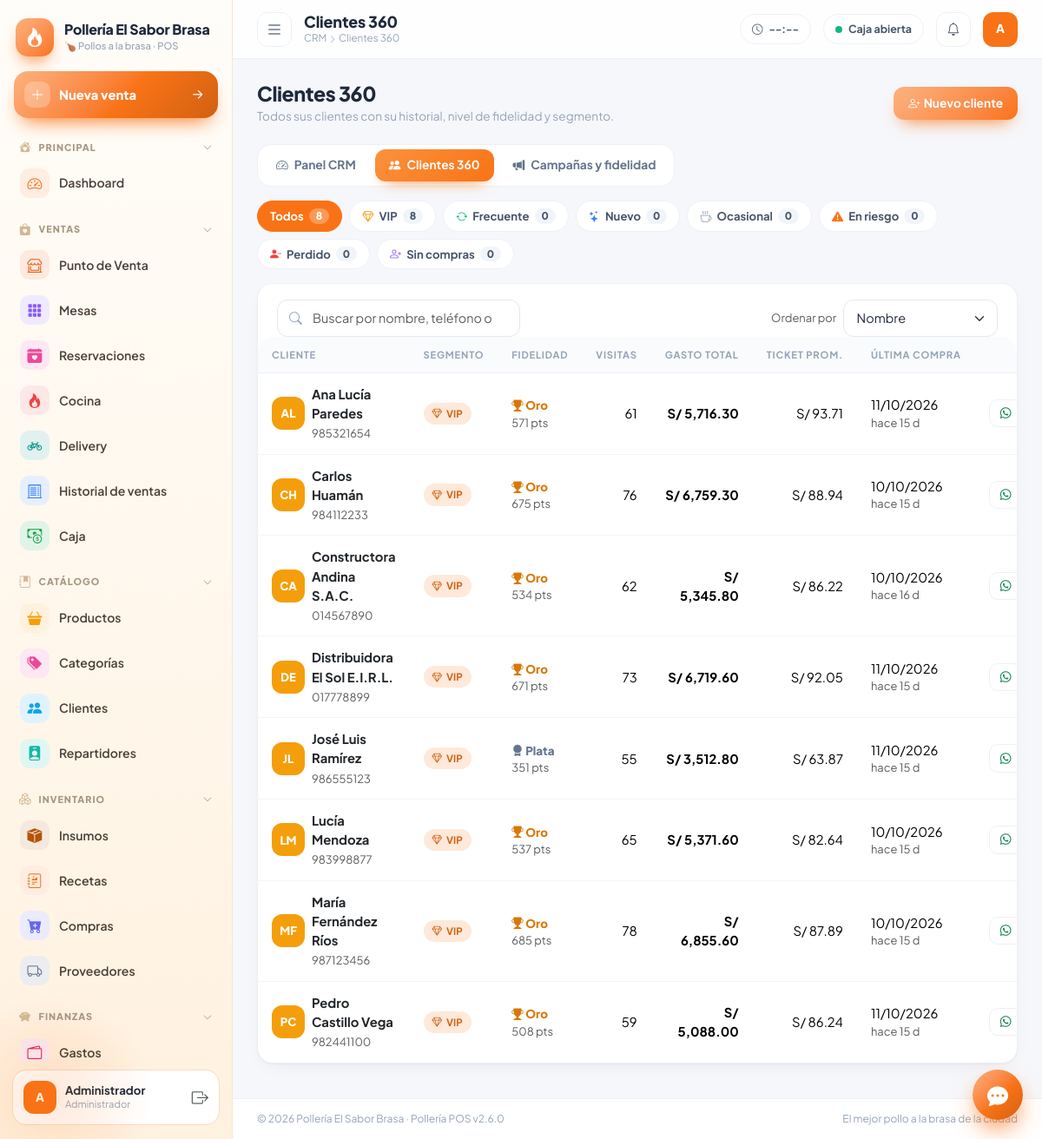
The page /index.php?r=crm/clientes (signed in) on the database its author committed.
### tables this page shows
CREATE TABLE IF NOT EXISTS `clientes` (
  `id` int unsigned NOT NULL AUTO_INCREMENT,
  `tipo_doc` varchar(10) NOT NULL DEFAULT 'DNI',
  `documento` varchar(20) DEFAULT NULL,
  `nombre` varchar(150) NOT NULL,
  `telefono` varchar(30) DEFAULT NULL,
  `email` varchar(120) DEFAULT NULL,
  `direccion` varchar(200) DEFAULT NULL,
  `referencia` varchar(200) DEFAULT NULL,
  `estado` tinyint(1) NOT NULL DEFAULT '1',
  `created_at` timestamp NOT NULL DEFAULT CURRENT_TIMESTAMP,
  `fecha_nacimiento` date DEFAULT NULL,
  `etiquetas` varchar(200) DEFAULT NULL,
  `acepta_marketing` tinyint(1) NOT NULL DEFAULT '1',
  PRIMARY KEY (`id`),
  KEY `idx_cli_doc` (`documento`)
);

### core/Controller.php (called while the page is built, shortened)
<?php
abstract class Controller
{
    protected string $module = '';
    protected function view(string $view, array $data = [], string $layout = 'layouts/main'): void
    {
        $data += ['title' => APP_NAME, 'module' => $this->module, 'useCharts' => false];
        extract($data, EXTR_SKIP);
        require BASE_PATH . '/app/views/' . $view . '.php';
    }
}

### app/controllers/CrmController.php (called while the page is built, shortened)
<?php
class CrmController extends Controller
{
    public function clientesAction(): void
    {
        $cl = Crm::clientes();
        $seg = array_fill_keys(array_keys(Crm::SEG), 0);
        foreach ($cl as $c) $seg[$c['seg']]++;
        $this->view('crm/clientes', ['scripts' => ['js/crm.js'],'title' => 'Clientes 360', 'tab' => 'clientes', 'rows' => array_slice($cl, 0, 1500), 'seg' => $seg, 'total' => count($cl), 'filtro' => (string)($_GET['seg'] ?? '')]);
    }
}

### index.php (called while the page is built, shortened)
<?php
$route = $_GET['r'] ?? '';
$parts = explode('/', $route);
$act  = $parts[1] ?? 'index';
$obj = new $class();
$method = $act . 'Action';
try {
    $obj->$method();
} catch (Throwable $e) {
    http_response_code(500);
    if (is_ajax()) {
        header('Content-Type: application/json; charset=utf-8');
        echo json_encode(['ok' => false, 'msg' => APP_DEBUG ? $e->getMessage() : 'Error interno']);
    } else {
        echo '<pre style="padding:20px;font-family:monospace">' . (APP_DEBUG ? e($e->getMessage() . "\n" . $e->getFile() . ':' . $e->getLine()) : 'Error interno del servidor') . '</pre>';
    }
}

### core/DB.php (called while the page is built, shortened)
<?php
class DB
{
    private static ?PDO $pdo = null;
    public static function pdo(): PDO
    {
        if (self::$pdo === null) {
            $dsn = 'mysql:host=' . DB_HOST . ';port=' . DB_PORT . ';dbname=' . DB_NAME . ';charset=utf8mb4';
            self::$pdo = new PDO($dsn, DB_USER, DB_PASS, [
                PDO::ATTR_ERRMODE            => PDO::ERRMODE_EXCEPTION,
                PDO::ATTR_DEFAULT_FETCH_MODE => PDO::FETCH_ASSOC,
                PDO::ATTR_EMULATE_PREPARES   => false,
            ]);
            self::$pdo->exec("SET time_zone = '" . date('P') . "'");
        }
        return self::$pdo;
    }
    public static function q(string $sql, array $p = []): PDOStatement
    {
        $st = self::pdo()->prepare($sql);
        $st->execute($p);
        return $st;
    }
    public static function all(string $sql, array $p = []): array { return self::q($sql, $p)->fetchAll(); }
}

### core/Crm.php (called while the page is built, shortened)
<?php
class Crm
{
    public static function clientes(string $where = '', array $p = []): array
    {
        $rows = DB::all("SELECT c.*, COALESCE(s.n,0) n, COALESCE(s.total,0) total, s.ultima, s.primera, COALESCE(a.aj,0) ajustes
            FROM clientes c
            LEFT JOIN (SELECT cliente_id, COUNT(*) n, SUM(total) total, MAX(fecha_pago) ultima, MIN(fecha_pago) primera FROM pedidos WHERE estado = 'pagado' AND cliente_id IS NOT NULL GROUP BY cliente_id) s ON s.cliente_id = c.id
            LEFT JOIN (SELECT cliente_id, SUM(puntos) aj FROM crm_puntos GROUP BY cliente_id) a ON a.cliente_id = c.id
            WHERE c.estado = 1 " . $where . ' ORDER BY c.nombre', $p);
        return $rows;
    }
    public static function iniciales(string $n): string
    {
        $w = preg_split('/\s+/', trim($n)); $s = mb_strtoupper(mb_substr($w[0] ?? '?', 0, 1));
        if (count($w) > 1) $s .= mb_strtoupper(mb_substr($w[1], 0, 1));
        return $s;
    }
}

### core/helpers.php (called while the page is built, shortened)
<?php
function e($v): string { return htmlspecialchars((string)$v, ENT_QUOTES, 'UTF-8'); }
function url(string $route = 'dashboard/index', array $params = []): string
{
    return BASE_URL . '/index.php?' . http_build_query(array_merge(['r' => $route], $params));
}
function cfg(string $key, $default = '') { return Setting::get($key, $default); }
function num($n, ?int $dec = null): string
{
    $dec ??= (int)cfg('decimales', 2);
    return number_format((float)$n, $dec, cfg('sep_decimal', '.'), cfg('sep_miles', ','));
}
function money($n, bool $symbol = true): string
{
    $s = num($n);
    $sym = cfg('moneda_simbolo', 'S/');
    return cfg('moneda_posicion', 'antes') === 'despues' ? $s . ' ' . $sym : $sym . ' ' . $s;
}
function fdate($d, bool $time = false): string
{
    $ts = strtotime($d);
    $fmt = cfg('formato_fecha', 'd/m/Y');
    return date($time ? $fmt . ' H:i' : $fmt, $ts);
}

### core/Setting.php (called while the page is built, shortened)
<?php
class Setting
{
    private static ?array $cache = null;
    public static function load(bool $force = false): void
    {
        if (self::$cache === null || $force) {
            self::$cache = [];
            foreach (DB::all('SELECT clave, valor FROM configuraciones') as $r) {
                self::$cache[$r['clave']] = $r['valor'];
            }
        }
    }
    public static function get(string $key, $default = '')
    {
        return array_key_exists($key, self::$cache) && self::$cache[$key] !== null ? self::$cache[$key] : $default;
    }
}

### app/views/crm/clientes.php (the view, shortened to what this page needs)
<?php
$S = Crm::SEG;
?>
<div class="page-head">
  <div><h2>Clientes 360</h2><p>Todos sus clientes con su historial, nivel de fidelidad y segmento.</p></div>
  <button class="btn btn-brand" id="crmNew"><i class="bi bi-person-plus me-1"></i>Nuevo cliente</button>
</div>
<?php include __DIR__ . '/_nav.php'; ?>
<div class="crm-chips mb-3" id="crmChips">
  <button data-s="" class="on">Todos <b><?= (int)$total ?></b></button>
  <?php foreach ($S as $k => $s): ?><button data-s="<?= $k ?>" style="--c:<?= $s[2] ?>"><i class="bi <?= $s[3] ?>"></i><?= e($s[0]) ?> <b><?= (int)$seg[$k] ?></b></button><?php endforeach; ?>
</div>
<div class="card-soft">
  <div class="card-h flex-wrap gap-2">
    <div class="search-box"><i class="bi bi-search"></i><input type="search" id="crmQ" class="form-control" placeholder="Buscar por nombre, teléfono o etiqueta…" style="min-width:280px"></div>
    <div class="d-flex gap-2 align-items-center"><small class="text-muted">Ordenar por</small>
      <select id="crmSort" class="form-select form-select-sm" style="width:auto"><option value="nombre">Nombre</option></select></div>
  </div>
  <div class="table-wrap"><table class="table table-modern" id="crmTbl">
    <thead><tr><th>Cliente</th><th>Segmento</th><th>Fidelidad</th><th class="text-end">Visitas</th><th class="text-end">Gasto total</th><th class="text-end">Ticket prom.</th><th>Última compra</th><th></th></tr></thead>
    <tbody>
    <?php foreach ($rows as $c): $sg = $S[$c['seg']]; $nv = Crm::NIVELES[$c['nivel']]; $w = Crm::wa($c['telefono'], 'Hola ' . ucfirst(mb_strtolower(explode(' ', trim($c['nombre']))[0])) . ', le saludamos de ' . cfg('empresa_nombre', APP_NAME) . '.'); ?>
      <tr data-seg="<?= $c['seg'] ?>" data-q="<?= e(mb_strtolower($c['nombre'] . ' ' . $c['telefono'] . ' ' . $c['etiquetas'] . ' ' . $c['documento'])) ?>" data-nombre="<?= e(mb_strtolower($c['nombre'])) ?>" data-total="<?= (float)$c['total'] ?>" data-n="<?= (int)$c['n'] ?>" data-dias="<?= $c['dias'] === null ? 99999 : (int)$c['dias'] ?>" data-puntos="<?= (int)$c['puntos'] ?>">
        <td><a href="<?= e(url('crm/ficha', ['id' => $c['id']])) ?>" class="d-flex align-items-center gap-2 text-decoration-none">
          <span class="crm-av" style="background:<?= $sg[2] ?>"><?= e(Crm::iniciales($c['nombre'])) ?></span>
          <span><b class="d-block text-dark"><?= e($c['nombre']) ?></b><small class="text-muted"><?= e($c['telefono'] ?: 'Sin teléfono') ?></small></span></a></td>
        <td><span class="bsoft <?= $sg[1] ?>"><i class="bi <?= $sg[3] ?>"></i><?= e($sg[0]) ?></span></td>
        <td><span class="crm-nv" style="color:<?= $nv[1] ?>"><i class="bi <?= $nv[2] ?>"></i> <?= $nv[0] ?></span><small class="text-muted d-block"><?= (int)$c['puntos'] ?> pts</small></td>
        <td class="text-end"><?= (int)$c['n'] ?></td>
        <td class="text-end fw-bold"><?= e(money($c['total'])) ?></td>
        <td class="text-end"><?= $c['n'] ? e(money($c['ticket'])) : '—' ?></td>
        <td><?= $c['ultima'] ? '<span>' . e(fdate($c['ultima'])) . '</span><small class="text-muted d-block">hace ' . (int)$c['dias'] . ' d</small>' : '<span class="text-muted">—</span>' ?></td>
        <td class="text-end text-nowrap"><?php if ($w): ?><a class="btn btn-sm btn-ghost" target="_blank" rel="noopener" href="<?= e($w) ?>" title="WhatsApp"><i class="bi bi-whatsapp text-success"></i></a> <?php endif; ?></td>
      </tr>
    <?php endforeach; ?>
    </tbody></table></div>
</div>

### assets/css/app.css (style rules this page uses)
:root { --brand:#F97316; --brand-600:color-mix(in srgb,var(--brand) 84%,#000); --brand-300:color-mix(in srgb,var(--brand) 55%,#fff); --brand-100:color-mix(in srgb,var(--brand) 16%,#fff); --brand-50:color-mix(in srgb,var(--brand) 7%,#fff); --ink:#1E293B; --ink-2:#475569; --muted:#94A3B8; --bg:#F6F7FB; --card:#fff; --line:#EDF0F6; --ok:#10B981; --info:#3B82F6; --warn:#F59E0B; --bad:#EF4444; --violet:#8B5CF6; --radius:18px; --sidebar-w:268px; --shadow:0 1px 2px rgba(15,23,42,.04),0 8px 24px -12px rgba(15,23,42,.10); --shadow-lg:0 24px 60px -24px rgba(15,23,42,.25); --bs-primary:var(--brand); --bs-body-font-family:'Plus Jakarta Sans',system-ui,-apple-system,'Segoe UI',sans-serif; --bs-body-color:var(--ink); --bs-body-bg:var(--bg); --bs-border-color:var(--line); }
* { -webkit-tap-highlight-color:transparent }
body { font-family:var(--bs-body-font-family);background:var(--bg);color:var(--ink);font-size:.925rem }
a { color:var(--brand-600);text-decoration:none }
.page-head { display:flex;align-items:center;justify-content:space-between;gap:16px;flex-wrap:wrap;margin-bottom:22px }
.page-head h2 { font-size:1.45rem;font-weight:800;letter-spacing:-.02em;margin:0 }
.page-head p { margin:2px 0 0;color:var(--muted);font-size:.85rem }
.card-soft { background:var(--card);border:1px solid var(--line);border-radius:var(--radius);box-shadow:var(--shadow) }
.card-soft .card-h { display:flex;align-items:center;justify-content:space-between;padding:18px 22px 0;gap:10px }
.card-soft .card-h small { color:var(--muted) }
.btn { border-radius:12px;font-weight:700;font-size:.86rem;padding:.55rem 1.05rem }
.btn-sm { padding:.35rem .75rem;font-size:.8rem;border-radius:10px }
.btn-brand { background:linear-gradient(135deg,var(--brand-300),var(--brand));color:#fff;border:0;box-shadow:0 10px 20px -10px var(--brand) }
.btn-ghost { background:#fff;border:1px solid var(--line);color:var(--ink-2) }
.form-control,.form-select { border-radius:12px;border:1px solid #E2E8F0;padding:.6rem .9rem;font-size:.9rem;background-color:#fff }
.search-box { position:relative }
.search-box i { position:absolute;left:14px;top:50%;transform:translateY(-50%);color:var(--muted) }
.search-box .form-control { padding-left:40px }
.table-modern { margin:0;--bs-table-bg:transparent }
.table-modern thead th { font-size:.7rem;text-transform:uppercase;letter-spacing:.07em;color:var(--muted);font-weight:700;border-bottom:1px solid var(--line);background:#FAFBFD;padding:12px 16px;white-space:nowrap }
.table-modern tbody td { padding:13px 16px;border-bottom:1px solid #F3F5FA;vertical-align:middle }
.table-modern tbody tr:last-child td { border-bottom:0 }
.table-wrap { overflow-x:auto;border-radius:var(--radius) }
.bsoft { display:inline-flex;align-items:center;gap:5px;padding:4px 10px;border-radius:20px;font-size:.72rem;font-weight:700 }
.bsoft.brand { background:var(--brand-100);color:var(--brand-600) }
.crm-av { width:38px;height:38px;border-radius:12px;color:#fff;display:inline-grid;place-items:center;font-weight:800;font-size:.82rem;flex:none }
.crm-chips { display:flex;gap:8px;flex-wrap:wrap }
.crm-chips button { border:1.5px solid var(--line,#F1E7DA);background:#fff;border-radius:999px;padding:7px 14px;font:inherit;font-size:.82rem;font-weight:700;color:#475569;display:flex;align-items:center;gap:6px;transition:.15s }
.crm-chips button i { color:var(--c,#94A3B8) }
.crm-chips button b { background:#F1F5F9;border-radius:999px;padding:0 8px;font-size:.74rem }
.crm-chips button.on { background:var(--c,var(--brand));border-color:var(--c,var(--brand));color:#fff }
.crm-chips button.on b { background:rgba(255,255,255,.28);color:#fff }
.crm-nv { font-weight:800;font-size:.84rem }

### rows shown on the page
clientes: id "8", nombre "PC", nombre "Pedro Castillo Vega", telefono "982441100", sg "VIP", nv "Oro", puntos "508", n "59", total "S/ 5,088.00", ticket "S/ 86.24", ultima "11/10/2026", dias "15"
clientes: nombre "AL", nombre "Ana Lucía Paredes", telefono "985321654", sg "VIP", nv "Oro", puntos "571", n "61", total "S/ 5,716.30", ticket "S/ 93.71", ultima "11/10/2026", dias "15"
clientes: nombre "CH", nombre "Carlos Huamán", telefono "984112233", sg "VIP", nv "Oro", puntos "675", n "76", total "S/ 6,759.30", ticket "S/ 88.94", ultima "10/10/2026", dias "15"
clientes: nombre "CA", nombre "Constructora Andina S.A.C.", telefono "014567890", sg "VIP", nv "Oro", puntos "534", n "62", total "S/ 5,345.80", ticket "S/ 86.22", ultima "10/10/2026", dias "16"
clientes: nombre "DE", nombre "Distribuidora El Sol E.I.R.L.", telefono "017778899", sg "VIP", nv "Oro", puntos "671", n "73", total "S/ 6,719.60", ticket "S/ 92.05", ultima "11/10/2026", dias "15"
clientes: nombre "JL", nombre "José Luis Ramírez", telefono "986555123", sg "VIP", nv "Plata", puntos "351", n "55", total "S/ 3,512.80", ticket "S/ 63.87", ultima "11/10/2026", dias "15"
clientes: nombre "LM", nombre "Lucía Mendoza", telefono "983998877", sg "VIP", nv "Oro", puntos "537", n "65", total "S/ 5,371.60", ticket "S/ 82.64", ultima "10/10/2026", dias "15"
clientes: nombre "MF", nombre "María Fernández Ríos", telefono "987123456", sg "VIP", nv "Oro", puntos "685", n "78", total "S/ 6,855.60", ticket "S/ 87.89", ultima "10/10/2026", dias "15"

### other values the page prints
$empresa "Pollería El Sabor Brasa"
$g "PRINCIPAL"
$m[0] "Dashboard"
$g "VENTAS"
$m[0] "Punto de Venta"
$m[0] "Mesas"
$m[0] "Reservaciones"
$m[0] "Cocina"
$m[0] "Delivery"
$m[0] "Historial de ventas"
$m[0] "Caja"
$g "CATÁLOGO"
$m[0] "Productos"
$m[0] "Categorías"
$m[0] "Clientes"
